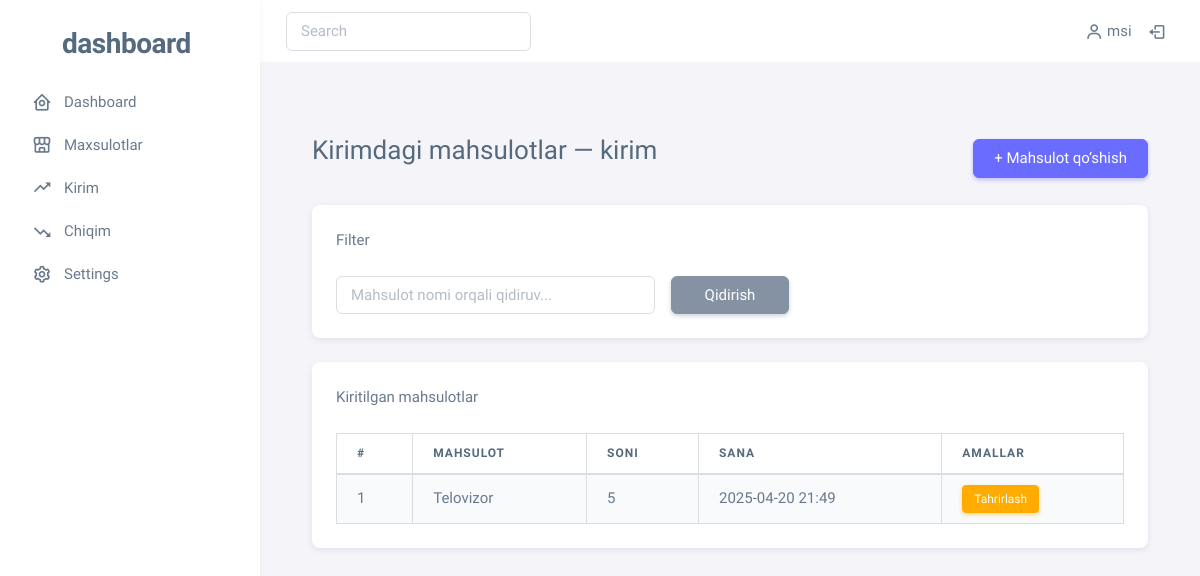
The app's page /enter/2/ (signed in) with its own data.
### main/models.py (models this page shows, shortened)
class Enter(models.Model):
    description = models.TextField()
    created_at = models.DateTimeField(auto_now_add=True)
    class Meta:
        verbose_name = 'Enter'
        verbose_name_plural = 'Enters'
        ordering = ['-created_at']

class EnterItem(models.Model):
    enter = models.ForeignKey(Enter, on_delete=models.CASCADE)
    product = models.ForeignKey(Product, on_delete=models.CASCADE)
    quantity = models.PositiveIntegerField()
    created_at = models.DateTimeField(auto_now_add=True)
    class Meta:
        verbose_name = 'EnterItem'
        verbose_name_plural = 'EnterItems'
        ordering = ['-created_at']

class Product(models.Model):
    name = models.CharField(max_length=100)
    price = models.DecimalField(max_digits=10, decimal_places=2)
    description = models.TextField()
    quantity = models.PositiveIntegerField()
    created_at = models.DateTimeField(auto_now_add=True)
    category = models.ForeignKey('Category', on_delete=models.SET_NULL, null=True)
    class Meta:
        verbose_name = 'Product'
        verbose_name_plural = 'Products'
        ordering = ['-created_at']

### main/views.py (the view)
# urls.py: path('enter/<int:enter_id>/', views.enter_item, name='enter_item'),
@login_required(login_url='login')
def enter_item(request, enter_id):
    enter = Enter.objects.get(id=enter_id)
    enter_items = EnterItem.objects.filter(enter=enter)
    context = {'items': enter_items, 'products': Product.objects.all(), 'enter': enter}
    return render(request, 'enter_item.html', context=context)

### templates/enter_item.html (shortened to what this page needs)
{% extends 'base.html' %}
{% load static %}
{% block content %}
<div class="container mt-5">
  <div class="d-flex justify-content-between align-items-center mb-4">
    <h3>Kirimdagi mahsulotlar — {{ enter.description }}</h3>
    <button class="btn btn-primary" data-bs-toggle="modal" data-bs-target="#addItemModal">
      + Mahsulot qo‘shish
    </button>
  </div>
  <div class="card mb-4">
    <div class="card-header">Filter</div>
    <div class="card-body">
      <form method="GET" class="row g-3" action="{% url 'filter_enter_item' enter.id %}">
        <div class="col-md-5">
          <input type="text" name="search" class="form-control" placeholder="Mahsulot nomi orqali qidiruv..." value="{{ request.GET.search }}">
        </div>
        <div class="col-md-2">
          <button type="submit" class="btn btn-secondary w-100">Qidirish</button>
        </div>
      </form>
    </div>
  </div>
  <div class="card">
    <div class="card-header">Kiritilgan mahsulotlar</div>
    <div class="card-body">
      <table class="table table-bordered table-striped">
        <thead>
          <tr>
            <th>#</th>
            <th>Mahsulot</th>
            <th>Soni</th>
            <th>Sana</th>
            <th>Amallar</th>
          </tr>
        </thead>
        <tbody>
          {% for item in items %}
          <tr>
            <td>{{ forloop.counter }}</td>
            <td>{{ item.product.name }}</td>
            <td>{{ item.quantity }}</td>
            <td>{{ item.created_at|date:"Y-m-d H:i" }}</td>
            <td>
                <a href="{% url 'edit_enter_item' item.id %}" class="btn btn-sm btn-warning">Tahrirlash</a>
            </td>
          </tr>
          {% empty %}
          <tr>
            <td colspan="5" class="text-center">Hozircha hech qanday mahsulot kiritilmagan.</td>
          </tr>
          {% endfor %}
        </tbody>
      </table>
    </div>
  </div>
</div>
{% endblock %}

### templates/base.html (shortened to what this page needs)
<!DOCTYPE html>
{% load static %}
<html lang="en" class="light-style layout-menu-fixed" dir="ltr" data-theme="theme-default" data-assets-path="{% static 'assets/' %}" data-template="vertical-menu-template-free">
  <head>
    <link rel="stylesheet" href="{% static 'assets/vendor/fonts/boxicons.css' %}" />
    <link rel="stylesheet" href="{% static 'assets/vendor/css/core.css' %}" class="template-customizer-core-css" />
    <link rel="stylesheet" href="{% static 'assets/vendor/css/theme-default.css' %}" class="template-customizer-theme-css" />
    <link rel="stylesheet" href="{% static 'assets/css/demo.css' %}" />
    <link rel="stylesheet" href="{% static 'assets/vendor/libs/perfect-scrollbar/perfect-scrollbar.css' %}" />
    <link rel="stylesheet" href="{% static 'assets/vendor/libs/apex-charts/apex-charts.css' %}" />
  </head>
  <body>
    <div class="layout-wrapper layout-content-navbar">
      <div class="layout-container">
        <aside id="layout-menu" class="layout-menu menu-vertical menu bg-menu-theme">
          <div class="app-brand demo">
            <a href="index.html" class="app-brand-link">
              <span class="app-brand-logo demo">
                <svg width="25" viewBox="0 0 25 42" xmlns="http://www.w3.org/2000/svg">
                </svg>
              </span>
              <span class="app-brand-text demo menu-text fw-bolder ms-2">Dashboard</span>
            </a>
          </div>
          <div class="menu-inner py-1">
            <ul class="menu-item">
              <li class="menu-item">
                <a href="{% url 'index' %}" class="menu-link">
                  <i class="menu-icon tf-icons bx bx-home-circle"></i>
                  <div>Dashboard</div>
                </a>
              </li>
              <li class="menu-item">
                <a href="{% url 'products' %}" class="menu-link">
                    <i class='menu-icon bx bx-store-alt'></i>
                  <div>Maxsulotlar</div>
                </a>
              </li>
              <li class="menu-item">
                <a href="{% url 'enter' %}" class="menu-link">
                  <i class='menu-icon bx bx-trending-up'></i>
                  <div>Kirim</div>
                </a>
              </li>
              <li class="menu-item">
                <a href="{% url 'out' %}" class="menu-link">
                  <i class='menu-icon bx bx-trending-down' ></i>
                  <div>Chiqim</div>
                </a>
              </li>
              <li class="menu-item">
                <a href="{% url 'settings' %}" class="menu-link">
                  <i class="menu-icon tf-icons bx bx-cog"></i>
                  <div>Settings</div>
                </a>
              </li>
            </ul>
          </div>
        </aside>
        <div class="layout-page">
          <nav class="layout-navbar container-xxl navbar navbar-expand-xl navbar-light bg-navbar-theme">
            <div class="navbar-nav-right d-flex align-items-center" id="navbar-collapse">
              <form action="#" method="get">
                <input type="search" class="form-control" placeholder="Search" />
              </form>
              <ul class="navbar-nav flex-row align-items-center ms-auto">
                <li class="nav-item">
                  <a href="#" class="nav-link">
                    <i class="bx bx-user"></i>
                    <span class="d-none d-md-inline-block">{{user.username}}</span>
                  </a>
                </li>
                <li class="nav-item">
                  <a href="{% url 'logout' %}" class="nav-link">
                    <i class="bx bx-log-out"></i>
                  </a>
                </li>
              </ul>
            </div>
          </nav>
          <div class="content-wrapper">
            <div class="container-xxl flex-grow-1 container-p-y">
              {% block content %}{% endblock content %}
            </div>
          </div>
        </div>
      </div>
    </div>
  </body>
</html>

### static/assets/css/demo.css (style rules this page uses)
.menu .app-brand.demo { height: 64px; margin-top: 12px; }
.app-brand-logo.demo svg { width: 22px; height: 38px; }
.app-brand-text.demo { font-size: 1.75rem; letter-spacing: -0.5px; text-transform: lowercase; }

### records on screen
Enter: description "kirim"
EnterItem: product.name "Telovizor", quantity "5", created_at "2025-04-20 21:49"

### other values on screen
{{ user.username }} "msi"
